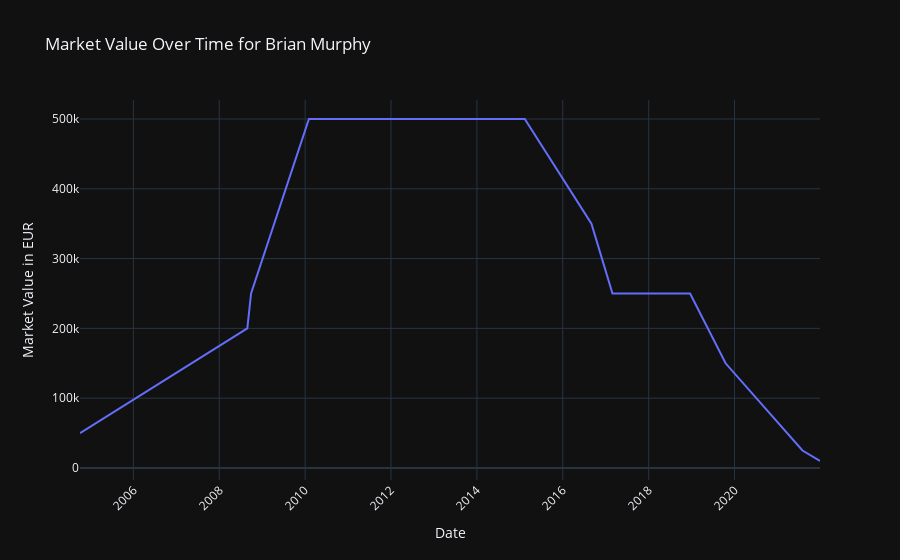

The cell this chart's notebook holds for it:
### Markdown cell above
# Data analysis how the less valued player take value in the market during the time

### Code cell
import plotly.graph_objs as go
from plotly.subplots import make_subplots

# Unire i dataframes
merged_df = players_valuations_df.merge(players_df[['player_id', 'first_name', 'last_name']], on='player_id')

# Trovare il giocatore con il valore di mercato massimo
max_market_player = merged_df.loc[merged_df['market_value_in_eur'].idxmin()]

# Filtrare i dati per il giocatore con il valore di mercato massimo
player_valuation_df = merged_df[merged_df['player_id'] == max_market_player['player_id']]

# Creare la traccia per il grafico
trace = go.Scatter(
    x=player_valuation_df['datetime'],
    y=player_valuation_df['market_value_in_eur'],
    mode='lines',
    name='Market Value'
)

# Impostare il layout del grafico
layout = go.Layout(
    title='Market Value Over Time for {} {}'.format(max_market_player['first_name'], max_market_player['last_name']),
    xaxis=dict(title='Date'),
    yaxis=dict(title='Market Value in EUR'),
    xaxis_tickangle=-45
)

# Creare la figura
fig = go.Figure(data=[trace], layout=layout)

# Mostrare il grafico
fig.show()

### Figure 1 — Plotly figure (JSON) as saved in the notebook; plotly's stock layout.template omitted (floating-point values rounded to 4 significant figures)
{"data": [{"mode": "lines", "name": "Market Value", "x": ["2004-10-04 00:00:00", "2008-08-27 00:00:00", "2008-09-28 00:00:00", "2010-02-02 00:00:00", "2012-02-06 00:00:00", "2012-06-24 00:00:00", "2013-01-28 00:00:00", "2013-07-02 00:00:00", "2014-01-08 00:00:00", "2014-08-12 00:00:00", "2015-02-12 00:00:00", "2016-09-01 00:00:00", "2017-02-27 00:00:00", "2017-09-18 00:00:00", "2018-08-13 00:00:00", "2018-12-19 00:00:00", "2019-10-17 00:00:00", "2021-08-01 00:00:00", "2021-12-28 00:00:00"], "y": [50000, 200000, 250000, 500000, 500000, 500000, 500000, 500000, 500000, 500000, 500000, 350000, 250000, 250000, 250000, 250000, 150000, 25000, 10000], "type": "scatter"}], "layout": {"title": {"text": "Market Value Over Time for Brian Murphy"}, "xaxis": {"tickangle": -45, "title": {"text": "Date"}}, "yaxis": {"title": {"text": "Market Value in EUR"}}}}
